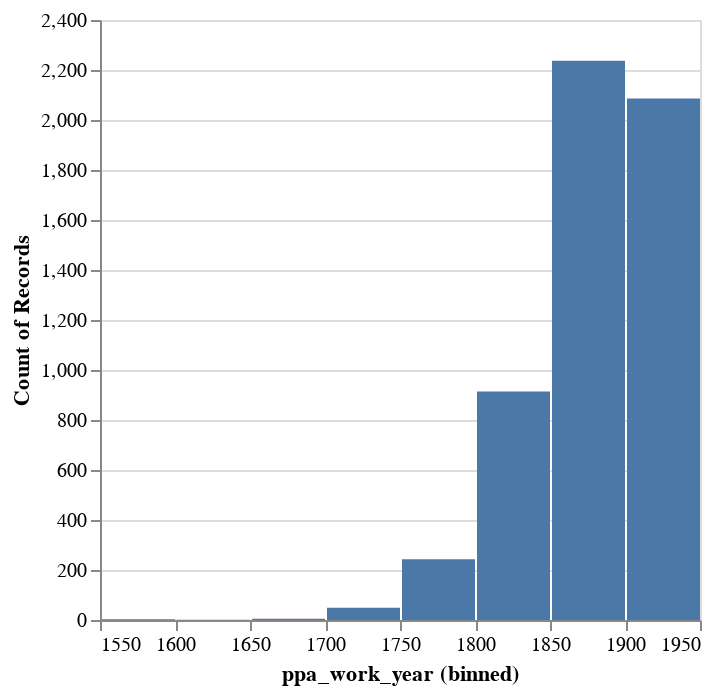

Here is the notebook cell this chart was saved with:
### Code cell
import altair as alt

alt.Chart(ppa_ht_df).mark_bar().encode(
    x=alt.X("ppa_work_year", bin=True).axis(format="r"), y="count()"
)

### Figure 1 — Vega-Lite specification as saved in the notebook (floating-point values rounded to 4 significant figures; data arrays with more than 128 entries replaced by an {"elided": "..."} marker saying what was removed)
{"$schema": "https://vega.github.io/schema/vega-lite/v5.20.1.json", "config": {"view": {"continuousHeight": 300, "continuousWidth": 300}}, "data": {"name": "data-8b1c0e9d779f05d1fb0675e2cb13d409"}, "datasets": {"data-8b1c0e9d779f05d1fb0675e2cb13d409": {"elided": "5539 records"}}, "encoding": {"x": {"axis": {"format": "r"}, "bin": true, "field": "ppa_work_year", "type": "quantitative"}, "y": {"aggregate": "count", "type": "quantitative"}}, "mark": {"type": "bar"}, "usermeta": {"embedOptions": {}}, "width": "container"}
